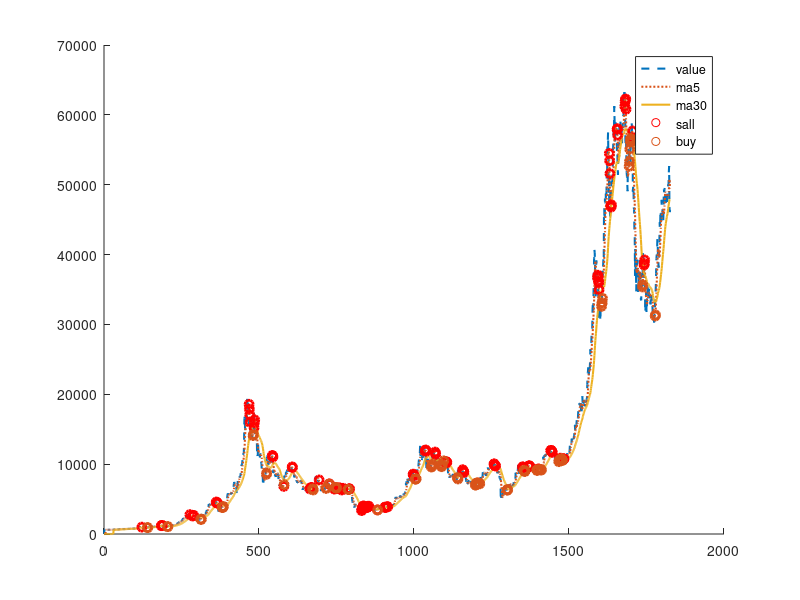

Reproduce this figure in MATLAB.
LOG = csvread('log.csv');
[NUM,TXT,RAW]=xlsread('Analyzed_Data.CSV');

ind = NUM(:,1) + 1;
value = NUM(:, 3);
ma5 = NUM(:, 4);
ma30 = NUM(:, 7);

figure
hold on
plot(ind, value, "--", "linewidth", 1.5)
plot(ind, ma5, ":", "linewidth", 1.5)
plot(ind, ma30, "linewidth", 1.5)

sall_or_buy = LOG(2:end, 2);
sall_or_buy_index = LOG(2:end, 1);
sall_index = sall_or_buy_index(sall_or_buy == -1);
buy_index = sall_or_buy_index(sall_or_buy == 1);

scatter(sall_index, ma5(sall_index), 'r', "linewidth", 2)
scatter(buy_index, ma5(buy_index), 'black',"linewidth", 2)

legend("value", "ma5", "ma30","sall","buy")
hold off
